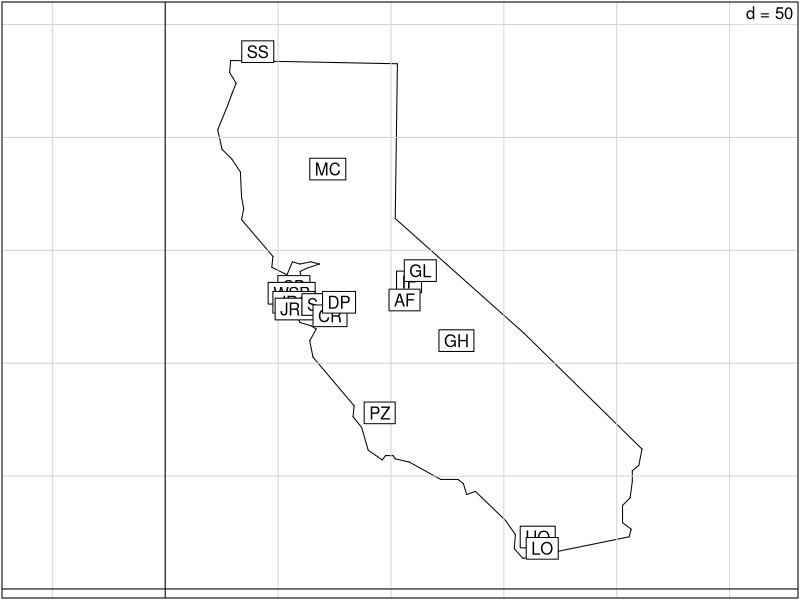
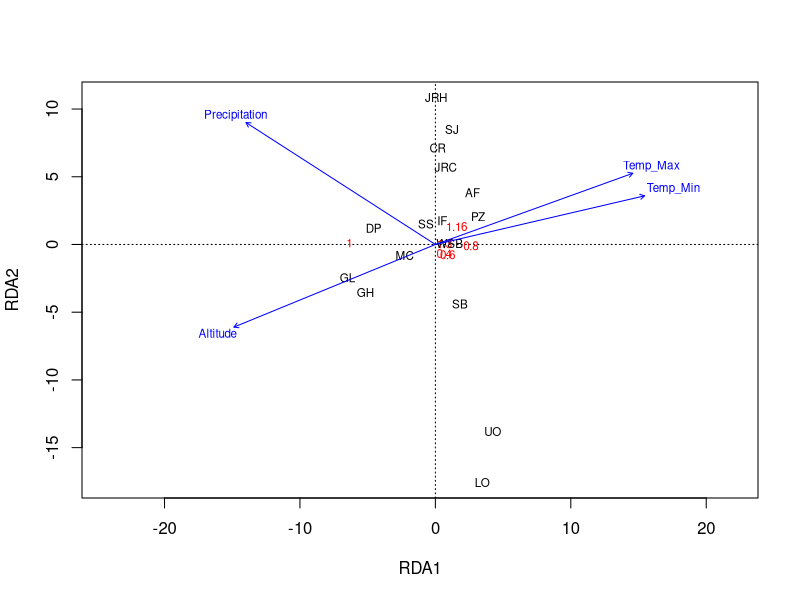
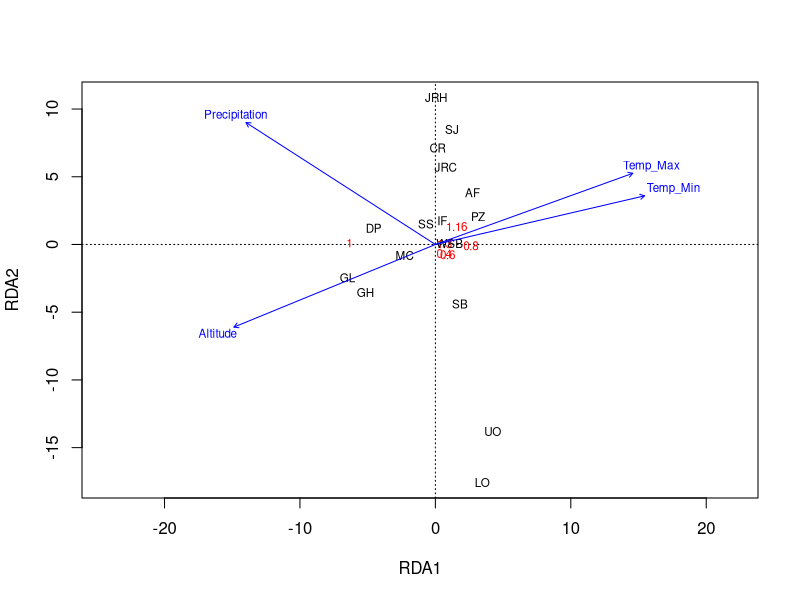
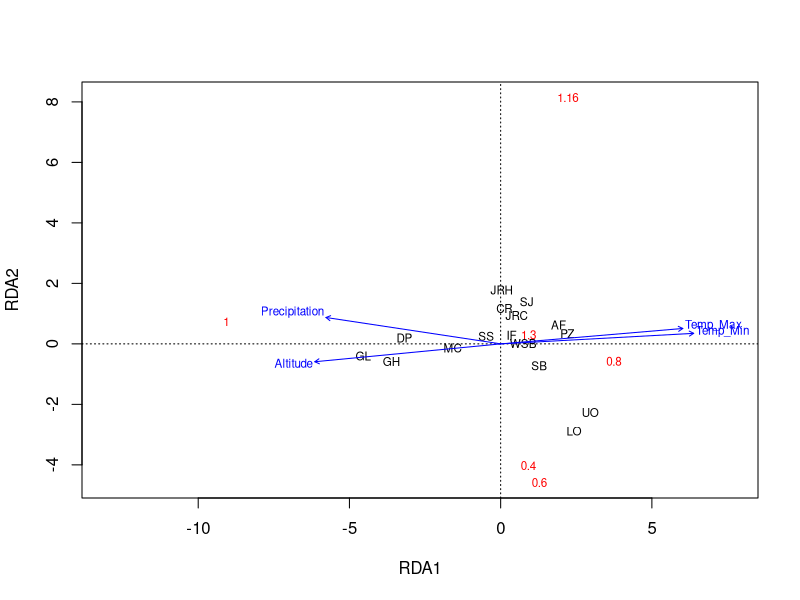
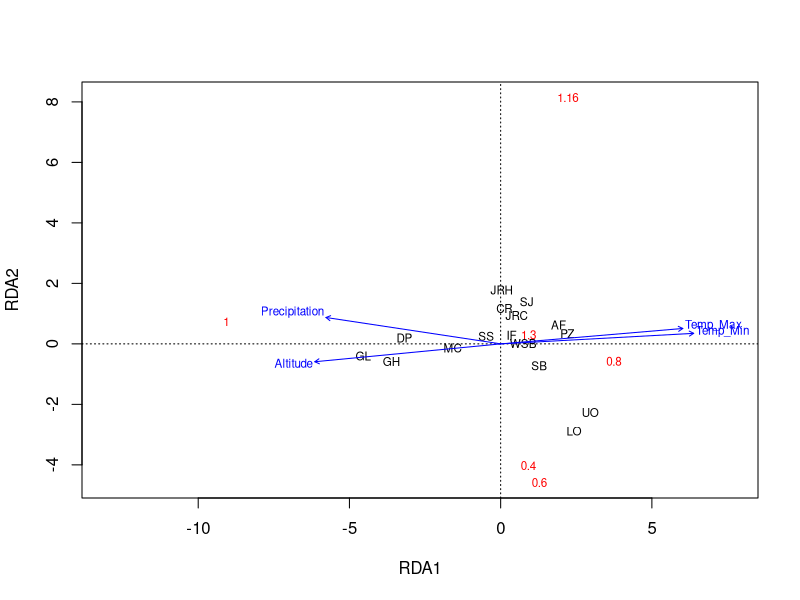
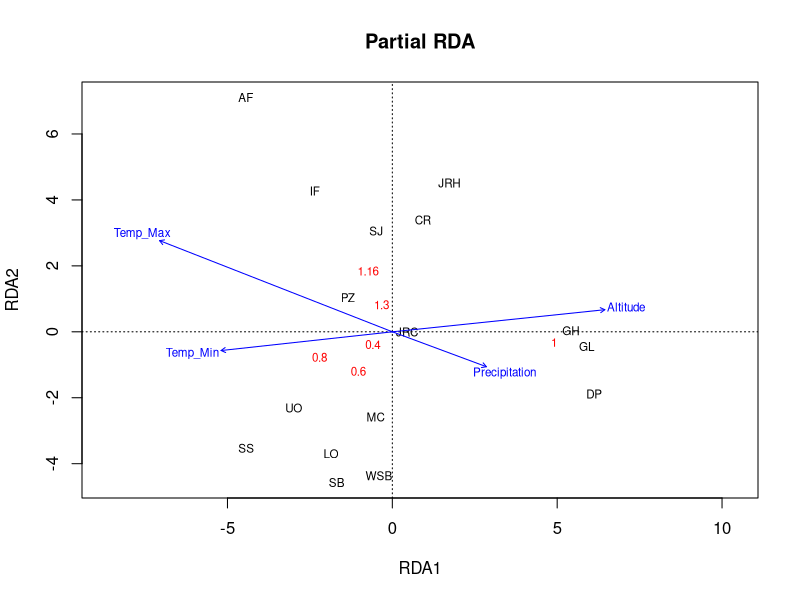
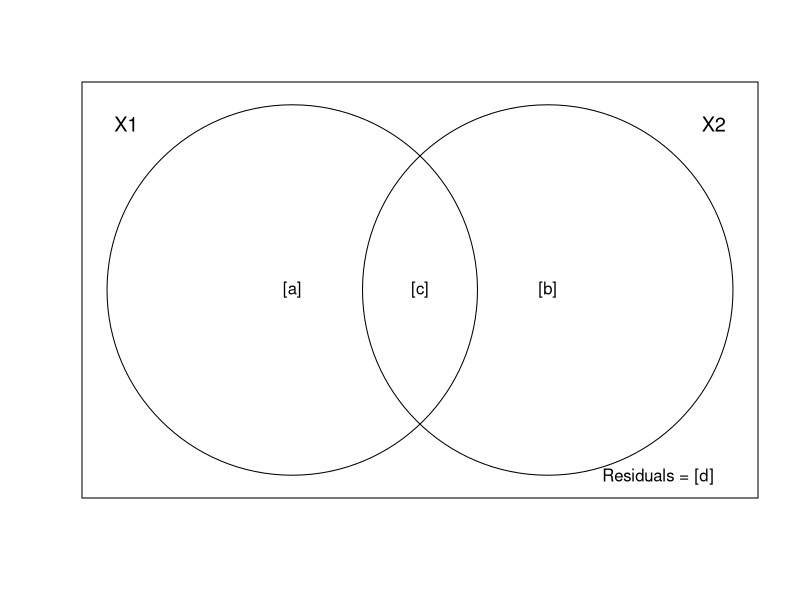

Write R code to recreate these figures, in order.
## ---- chunk 1
# to configure markdown parsing
options(markdown.extensions = c("no_intra_emphasis", "tables", "fenced_code", "autolink", "strikethrough", "lax_spacing", "space_headers", "latex_math"))
# output options
options(width = 70, scipen = 6, digits = 3)

# to render cyrillics in plots use cairo pdf
options(device = function(file, width = 7, height = 7, ...) {
  cairo_pdf(tempfile(), width = width, height = height, ...)
  })
library(knitr)
# chunk default options
opts_chunk$set(fig.align='center', tidy = FALSE, fig.width = 7, fig.height = 3)
## ---- chunk 2
library(ggplot2)
library(grid)
theme_set(theme_bw(base_size = 20) + theme(legend.key = element_blank()))
update_geom_defaults("point", list(shape = 19, size = 4))
library(gridExtra)
## ---- chunk 3
library(ade4)
data(butterfly)
# расположение сайтов
s.label(butterfly$xy, contour = butterfly$contour, inc = FALSE)
## ---- chunk 4
str(butterfly, max.level = 2, give.attr = FALSE, vec.len = 2)
## ---- chunk 5
# частоты аллелей
gen <- butterfly$genet
head(gen, 3)
# переменные среды и географические координаты
env_geo <- cbind(butterfly$envir, butterfly$xy)
head(env_geo, 3)
## ---- chunk 6
library(vegan)
bf_rda <- rda(gen ~ Altitude + Precipitation + Temp_Max + Temp_Min, data = env_geo)
summary(bf_rda)
## ---- chunk 7
spenvcor(bf_rda)
## ---- chunk 8
plot(bf_rda, scaling = 2)
## ---- chunk 9
plot(bf_rda, scaling = 2)
## ---- chunk 10
plot(bf_rda, scaling = 1)
# s.label(butterfly$xy, contour = butterfly$contour, inc = FALSE) # карта
## ---- chunk 11
plot(bf_rda, scaling = 1)
## ---- chunk 12
anova(bf_rda)
## ---- chunk 13
anova(bf_rda, by = "term")
## ---- chunk 14
anova(bf_rda, by = "mar")
## ---- chunk 15
anova(bf_rda, by = "axis")
## ---- chunk 16
m1 <-rda(gen ~ Altitude + Precipitation + Temp_Max + Temp_Min, data = env_geo)
m0 <- rda(gen ~ 1, data = env_geo)
## ---- chunk 17
m <- ordistep(m0, scope = formula(m1))
## ---- chunk 18
m$anova
## ---- chunk 19
bf_prda_1 <- rda(gen ~ Altitude + Precipitation + Temp_Max + Temp_Min + Condition(x + y), data = env_geo)
anova(bf_prda_1) ## Пермутационный тест
## ---- chunk 20
plot(bf_prda_1, main = "Partial RDA")
## ---- chunk 21
anova(bf_prda_1)
## ---- chunk 22
anova(bf_prda_1, by = "term")
## ---- chunk 23
anova(bf_prda_1, by = "mar")
## ---- chunk 24
anova(bf_prda_1, by = "axis")
## ---- chunk 25
showvarparts(2)
## ---- chunk 26
bf_prda_2 <- rda(gen ~ x + y + Condition(Altitude + Precipitation + Temp_Max + Temp_Min), data = env_geo)
## ---- chunk 27
bf_rda_full <- rda(gen ~ x + y + Altitude + Precipitation + Temp_Max + Temp_Min, data = env_geo)
## ---- chunk 28
sum_full <- summary(bf_rda_full)
## ---- chunk 29
(I_total <- sum_full$constr.chi)
## ---- chunk 30
sum_prda_1 <- summary(bf_prda_1)
## ---- chunk 31
(I_env <- sum_prda_1$constr.chi)
## ---- chunk 32
sum_prda_2 <- summary(bf_prda_2)
## ---- chunk 33
(I_geo <- sum_prda_2$constr.chi)
## ---- chunk 34
(I_env_geo <- I_total - I_env - I_geo)
## ---- chunk 35
comp <- data.frame(Inertia = c(I_env, I_geo, I_env_geo, I_total))
rownames(comp) <- c('Только среда', 'Только география', 'Среда и география вместе', 'Общая объяснимая инерция')
comp$Proportion <- comp$Inertia/sum(comp$Inertia[1:3]) * 100
colnames(comp) <- c('Инерция', '%')
comp
